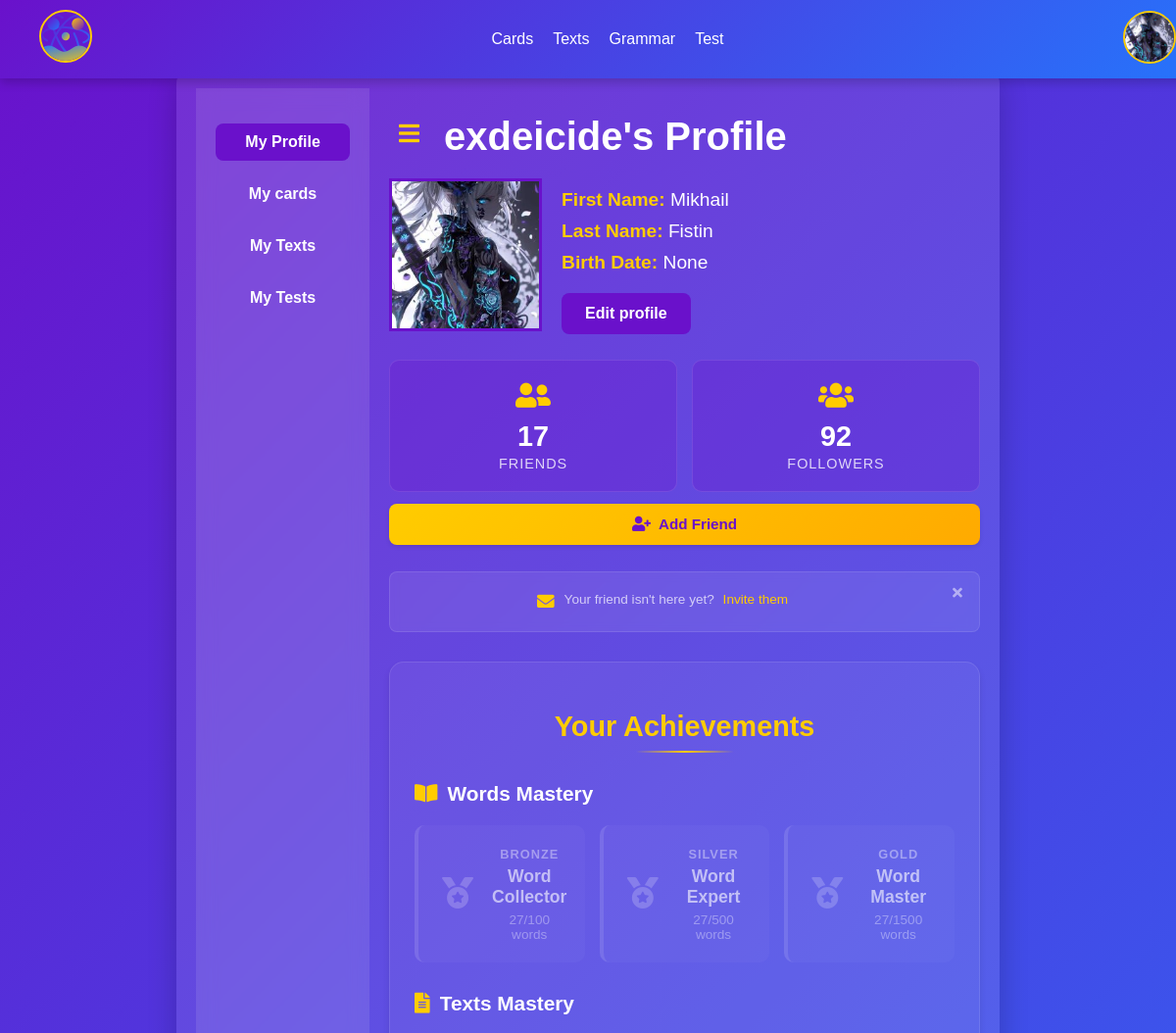
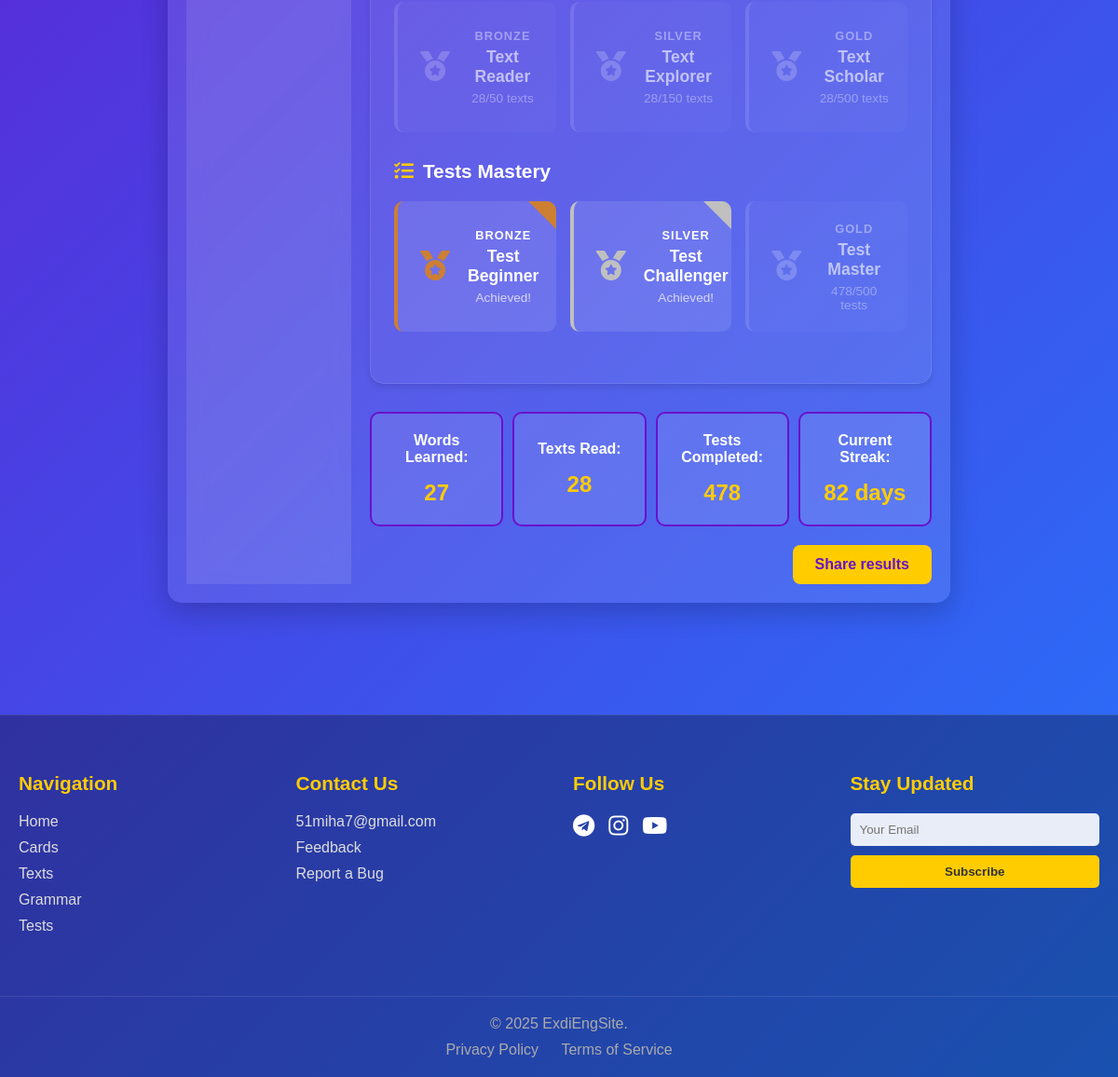
/profile/ (signed in), run on the app's committed database (2 pictures, top to bottom).
### mainpage/models.py (models this page shows, shortened)
class CustomUser(AbstractBaseUser, PermissionsMixin):
    username = models.CharField(max_length=150, unique=True, db_index=True, null=False)
    email = models.EmailField(unique=True, null=False)
    first_name = models.CharField(max_length=30, blank=True, null=True)
    last_name = models.CharField(max_length=150, blank=True, null=True)
    is_active = models.BooleanField(default=True)
    is_staff = models.BooleanField(default=False)
    date_joined = models.DateTimeField(default=timezone.now)
    last_login = models.DateTimeField(null=True, blank=True)
    groups = models.ManyToManyField(
        Group,
        verbose_name='groups',
        blank=True,
        help_text='The groups this user belongs to.',
        related_name='customuser_set',
        related_query_name='customuser',
    )
    user_permissions = models.ManyToManyField(
        Permission,
        verbose_name='user permissions',
        blank=True,
        help_text='Specific permissions for this user.',
        related_name='customuser_set',
        related_query_name='customuser',
    )
    objects = CustomUserManager()
    USERNAME_FIELD = 'username'
    REQUIRED_FIELDS = ['email']

### profilepage/models.py (models this page shows, shortened)
class Profile(models.Model):
    user = models.OneToOneField(settings.AUTH_USER_MODEL, on_delete=models.CASCADE, related_name='profile')
    username = models.CharField(max_length=150, verbose_name='Username')
    email = models.EmailField(verbose_name='Email')
    first_name = models.CharField(max_length=30, verbose_name='First Name')
    last_name = models.CharField(max_length=150, verbose_name='Last Name')
    words_learned = models.PositiveIntegerField(default=0, verbose_name='Words Learned')
    texts_read = models.PositiveIntegerField(default=0, verbose_name='Texts Read')
    tests_completed = models.PositiveIntegerField(default=0, verbose_name='Tests Completed')
    streak = models.PositiveIntegerField(default=0, verbose_name='Current Streak')
    friends_count = models.PositiveIntegerField(default=0, verbose_name='Friends Count')
    followers_count = models.PositiveIntegerField(default=0, verbose_name='Followers Count')
    avatar = models.ImageField(
        upload_to=avatar_upload_path,
        default='avatars/default_user.png',
        verbose_name='Avatar'
    )
    birth_date = models.DateField(null=True, blank=True, verbose_name='Birth Date')
    study_start_date = models.DateField(auto_now_add=True, verbose_name='Study Start Date', blank=True)
    hide_first_name = models.BooleanField(default=False, verbose_name='Hide First Name')
    hide_last_name = models.BooleanField(default=False, verbose_name='Hide Last Name')
    hide_birth_date = models.BooleanField(default=False, verbose_name='Hide Birth Date')
    bio = models.TextField(max_length=500, blank=True, verbose_name='Biography')
    website = models.URLField(blank=True, verbose_name='Website')
    location = models.CharField(max_length=100, blank=True, verbose_name='Location')
    def get_achievements(self, badge_type=None):
        achievements = Achievement.objects.filter(user=self.user)
        if badge_type:
            achievements = achievements.filter(badge_type=badge_type)
        return achievements

### profilepage/views.py (the view)
# urls.py: path('', views.profile_page, name='profile'),
@login_required
def profile_page(request):
    profile_service = ProfileService(request.user)
    user_profile = profile_service.get_or_create_profile()
    profile_service.check_achievements()
    return render(request, 'profilepage/profile_page.html', {
        'profile': user_profile,
        'achievements': user_profile.get_achievements()
    })

### profilepage/services.py (called while the page is built)
    @classmethod
    def check_achievements(cls, user, profile):
        for badge_type in cls.ACHIEVEMENT_THRESHOLDS:
            cls._check_single_type(user, profile, badge_type)

    @classmethod
    def _check_single_type(cls, user, profile, badge_type):
        current_value = getattr(profile,
                                f"{badge_type}_learned" if badge_type == 'words' else f"{badge_type}_read" if badge_type == 'texts' else f"{badge_type}_completed")
        for level, threshold in cls.ACHIEVEMENT_THRESHOLDS[badge_type].items():
            if current_value >= threshold:
                Achievement.objects.get_or_create(
                    user=user,
                    badge_type=badge_type,
                    level=level,
                    defaults={'achieved_at': timezone.now()}
                )

    def get_or_create_profile(self):
        profile, _ = Profile.objects.get_or_create(
            user=self.user,
            defaults={
                'username': self.user.username,
                'email': self.user.email,
                'first_name': '',
                'last_name': ''
            }
        )
        return profile

    def check_achievements(self):
        profile = self.get_or_create_profile()
        AchievementChecker.check_achievements(self.user, profile)
        return True

### profilepage/templates/profilepage/profile_page.html (shortened to what this page needs)
{% extends 'mainpage/base.html' %}
{% load static %}
{% load profile_tags %}
{% block extra_css %}
    <link rel="stylesheet" href="{% static 'style/navbar.css' %}">
    <link rel="stylesheet" href="{% static 'style/profile.css' %}">
    <link rel="stylesheet" href="https://cdnjs.cloudflare.com/ajax/libs/font-awesome/5.15.4/css/all.min.css">
{% endblock %}
{% block content %}
{% include 'mainpage/navbar.html' %}
<div class="main-container">
    <div class="profile-container">
        {% include 'profilepage/sidebar.html' %}
        <div class="profile-content-wrapper">
            <div class="header-with-toggle">
                <button class="sidebar-toggle" id="sidebarToggle">
                    <i class="fas fa-bars"></i>
                </button>
                <h1>{{ profile.username }}'s Profile</h1>
            </div>
            <div class="profile-content">
                <div class="avatar-container">
                    <img src="{{ profile.avatar.url }}" alt="User Avatar" class="avatar-img">
                </div>
                <div class="user-info">
                    <p><strong>First Name:</strong> {{ profile.first_name }}</p>
                    <p><strong>Last Name:</strong> {{ profile.last_name }}</p>
                    <p><strong>Birth Date:</strong> {{ profile.birth_date }}</p>
                    <div class="buttons">
                        <a href="{% url 'update_profile' %}" class="cta-button">Edit profile</a>
                    </div>
                </div>
            </div>
            {% include 'profilepage/social_stats.html' %}
            <div class="achievements-section">
                <h2>Your Achievements</h2>
                <div class="badge-category">
                    <h3><i class="fas fa-book-open"></i> Words Mastery</h3>
                    <div class="badges-row">
                        {% show_achievement_badge profile 'words' 1 100 %}
                        {% show_achievement_badge profile 'words' 2 500 %}
                        {% show_achievement_badge profile 'words' 3 1500 %}
                    </div>
                </div>
                <div class="badge-category">
                    <h3><i class="fas fa-file-alt"></i> Texts Mastery</h3>
                    <div class="badges-row">
                        {% show_achievement_badge profile 'texts' 1 50 %}
                        {% show_achievement_badge profile 'texts' 2 150 %}
                        {% show_achievement_badge profile 'texts' 3 500 %}
                    </div>
                </div>
                <div class="badge-category">
                    <h3><i class="fas fa-tasks"></i> Tests Mastery</h3>
                    <div class="badges-row">
                        {% show_achievement_badge profile 'tests' 1 50 %}
                        {% show_achievement_badge profile 'tests' 2 150 %}
                        {% show_achievement_badge profile 'tests' 3 500 %}
                    </div>
                </div>
            </div>
            {% include 'profilepage/stats.html' %}
            <div class="share-results-button">
                <a href="#" class="cta-button">Share results</a>
            </div>
        </div>
    </div>
</div>
{% include 'mainpage/footer.html' %}
{% endblock %}

### mainpage/templates/mainpage/navbar.html (shortened to what this page needs)
{% load static %}
<nav class="navbar">
    <div class="navbar-container">
        <div class="navbar-logo">
            <a href="{% url 'home' %}"><img src="{% static 'favicon/logo.svg' %}" id="logo-img"></a>
        </div>
        <div class="navbar-links">
            <a href="{% url 'my_cards' %}" class="navbar-link">Cards</a>
            <a href="#" class="navbar-link">Texts</a>
            <a href="#" class="navbar-link">Grammar</a>
            <a href="#" class="navbar-link">Test</a>
        </div>
        <div class="navbar-auth">
            {% if user.is_authenticated %}
                <div class="avatar-dropdown" id="avatarDropdown">
                    <img src="{{ user.profile.avatar.url }}" alt="User Avatar" class="avatar-img" id="avatar-img">
                </div>
            {% else %}
                <div class="navbar-auth-buttons">
                    <a href="{% url 'login' %}" class="navbar-button">Log In</a>
                    <a href="#" class="settings-icon">⚙️</a>
                </div>
            {% endif %}
        </div>
    </div>
</nav>

### profilepage/templates/profilepage/social_stats.html
<div class="social-stats">
    <div class="social-stats-top">
        <div class="social-stat-item">
            <div class="social-stat-icon">
                <i class="fas fa-user-friends"></i>
            </div>
            <div class="social-stat-info">
                <p class="social-stat-number">{{ profile.friends_count }}</p>
                <p class="social-stat-label">Friends</p>
            </div>
        </div>
        <div class="social-stat-item">
            <div class="social-stat-icon">
                <i class="fas fa-users"></i>
            </div>
            <div class="social-stat-info">
                <p class="social-stat-number">{{ profile.followers_count }}</p>
                <p class="social-stat-label">Followers</p>
            </div>
        </div>
    </div>
    <button class="add-friend-button">
        <i class="fas fa-user-plus"></i>
        Add Friend
    </button>
    <div class="invite-notification" id="inviteNotification">
        <button class="close-invite-btn" id="closeInviteBtn">
            <i class="fas fa-times"></i>
        </button>
        <div class="invite-content">
            <i class="fas fa-envelope invite-icon"></i>
            <p class="invite-text">
                Your friend isn't here yet?
                <a href="#" class="invite-link">Invite them</a>
            </p>
        </div>
    </div>
</div>

### profilepage/templates/profilepage/stats.html
<div class="stats">
    <div class="stat-item">
        <p><strong>Words Learned:</strong></p>
        <p class="number">{{ profile.words_learned }}</p>
    </div>
    <div class="stat-item">
        <p><strong>Texts Read:</strong></p>
        <p class="number">{{ profile.texts_read }}</p>
    </div>
    <div class="stat-item">
        <p><strong>Tests Completed:</strong></p>
        <p class="number">{{ profile.tests_completed }}</p>
    </div>
    <div class="stat-item">
        <p><strong>Current Streak:</strong></p>
        <p class="number">{{ profile.streak }} days</p>
    </div>
</div>

### mainpage/static/style/navbar.css (style rules this page uses)
html, body { margin: 0; padding: 0; width: 100%; height: 100%; }
.navbar { background: linear-gradient(135deg, #6a11cb, #2575fc); padding: 10px 20px; box-shadow: 0 4px 10px rgba(0, 0, 0, 0.2); width: 100%; position: fixed; top: 0; left: 0; z-index: 1000; }
.navbar-container { display: flex; justify-content: space-between; align-items: center; max-width: 1200px; margin: 0 auto; padding: 0 20px; }
.navbar-logo a { color: white; font-size: 1.5rem; font-weight: bold; text-decoration: none; }
.navbar-links { display: flex; gap: 20px; }
.navbar-link { color: white; text-decoration: none; font-size: 1rem; font-weight: 500; transition: color 0.3s ease; }
.navbar-auth { display: flex; align-items: center; gap: 10px; }
.avatar-dropdown { position: relative; cursor: pointer; }
#avatar-img, #logo-img { width: 50px; height: 50px; border-radius: 50%; object-fit: cover; border: 2px solid #ffcc00; transition: transform 0.3s ease; }

### data on the page
CustomUser: profile.avatar (picture)
Profile: username "exdeicide", avatar (picture), first_name "Mikhail", last_name "Fistin", birth_date "None", friends_count "17", followers_count "92", words_learned "27", texts_read "28", tests_completed "478", streak "82"

### other printed values
{{ level_name }} "BRONZE SILVER GOLD BRONZE SILVER GOLD BRONZE SILVER GOLD"
{{ badge_name }} "Word Collector Word Expert Word Master Text Reader Text Explorer Text Scholar Test Beginner Test Challenger Test Master"
{{ current_value }} "27 27 27 28 28 28 478"
{{ required_value }} "100 500 1500 50 150 500 500"
{{ badge_type }} "words words words texts texts texts tests"
